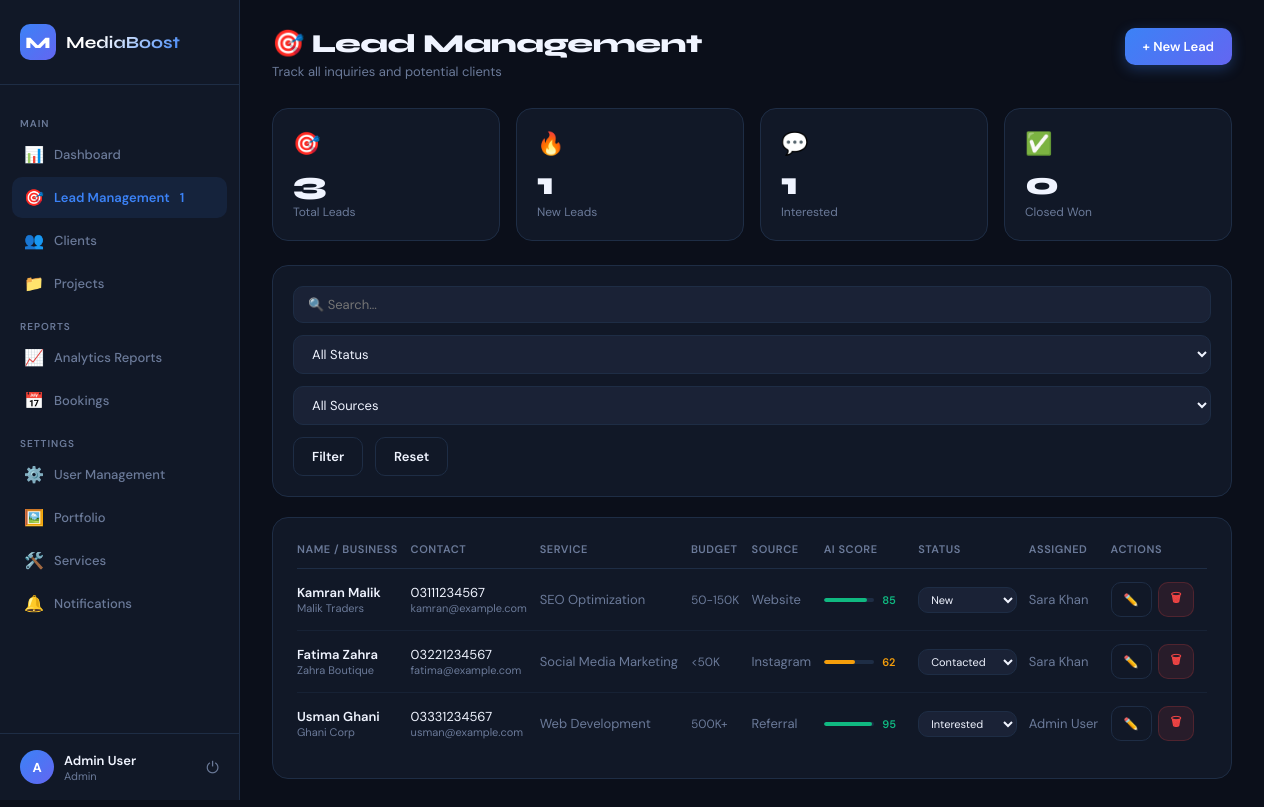
Page /admin/leads.php (signed in) on the committed database.
### tables this page shows
CREATE TABLE users (
    id          INT AUTO_INCREMENT PRIMARY KEY,
    name        VARCHAR(100) NOT NULL,
    email       VARCHAR(150) NOT NULL UNIQUE,
    password    VARCHAR(255) NOT NULL,
    role        ENUM('admin','manager','employee') DEFAULT 'employee',
    phone       VARCHAR(20),
    is_active   TINYINT(1) DEFAULT 1,
    created_at  TIMESTAMP DEFAULT CURRENT_TIMESTAMP,
    updated_at  TIMESTAMP DEFAULT CURRENT_TIMESTAMP ON UPDATE CURRENT_TIMESTAMP
);

CREATE TABLE leads (
    id              INT AUTO_INCREMENT PRIMARY KEY,
    name            VARCHAR(100) NOT NULL,
    email           VARCHAR(150),
    phone           VARCHAR(20),
    business_name   VARCHAR(150),
    service_interest VARCHAR(100),
    budget          ENUM('under_50k','50k_150k','150k_500k','500k_plus') DEFAULT 'under_50k',
    source          ENUM('website','whatsapp','referral','facebook','instagram','other') DEFAULT 'website',
    status          ENUM('new','contacted','interested','negotiation','closed_won','closed_lost','junk') DEFAULT 'new',
    notes           TEXT,
    assigned_to     INT,
    ai_score        TINYINT DEFAULT 0,             
    follow_up_date  DATE,
    created_at      TIMESTAMP DEFAULT CURRENT_TIMESTAMP,
    updated_at      TIMESTAMP DEFAULT CURRENT_TIMESTAMP ON UPDATE CURRENT_TIMESTAMP,
    FOREIGN KEY (assigned_to) REFERENCES users(id) ON DELETE SET NULL
);

### includes/auth.php (called while the page is built, shortened)
<?php
function currentUser(): array {
    return ['id'=>$_SESSION['user_id']??null,'name'=>$_SESSION['user_name']??'Guest','role'=>$_SESSION['user_role']??null,'type'=>$_SESSION['user_type']??null];
}

### admin/leads.php (the view, shortened to what this page needs)
<?php
require_once '../includes/auth.php';
$db   = getDB();
$user = currentUser();
if($_SERVER['REQUEST_METHOD'] === 'GET') {
    $db->query("UPDATE leads SET status='contacted' WHERE status='new'");
}
$where="1=1"; $params=[];
$leads=$db->prepare("SELECT l.*,u.name AS assigned_name FROM leads l LEFT JOIN users u ON l.assigned_to=u.id WHERE $where ORDER BY l.created_at DESC");
$leads->execute($params); $leads=$leads->fetchAll();
$users=$db->query("SELECT id,name,role FROM users WHERE is_active=1")->fetchAll();
$total=$db->query("SELECT COUNT(*) FROM leads")->fetchColumn();
$new=$db->query("SELECT COUNT(*) FROM leads WHERE status='new'")->fetchColumn();
$interested=$db->query("SELECT COUNT(*) FROM leads WHERE status='interested'")->fetchColumn();
$won=$db->query("SELECT COUNT(*) FROM leads WHERE status='closed_won'")->fetchColumn();
?>
<!DOCTYPE html><html lang="en"><head>
</head><body>
<aside class="sidebar">
  <div class="sidebar-logo"><div class="logo-icon">M</div><span class="logo-name">MediaBoost</span></div>
  <nav class="nav">
    <div class="nav-section">Main</div>
    <a href="dashboard.php" class="nav-item <?php echo basename($_SERVER['PHP_SELF'])==='dashboard.php'?'active':''; ?>"><span class="nav-icon">📊</span> Dashboard</a>
    <a href="leads.php" class="nav-item <?php echo basename($_SERVER['PHP_SELF'])==='leads.php'?'active':''; ?>">
      <span class="nav-icon">🎯</span> Lead Management
      <?php
      $__seen_row = $db->prepare("SELECT created_at FROM notifications WHERE type='system' AND message='leads_seen_marker' AND user_id=? ORDER BY created_at DESC LIMIT 1");
      $__seen_row->execute([$user['id']]);
      $__seen_row = $__seen_row->fetch();
      $__last_seen_dt = $__seen_row ? $__seen_row['created_at'] : '2000-01-01';
      $__new_stmt = $db->prepare("SELECT COUNT(*) FROM leads WHERE status='new' AND created_at > ?");
      $__new_stmt->execute([$__last_seen_dt]);
      $__nb_leads = $__new_stmt->fetchColumn();
      if($__nb_leads>0): ?><span class="nav-badge"><?php echo $__nb_leads; ?></span><?php endif; ?>
    </a>
    <a href="clients.php" class="nav-item <?php echo basename($_SERVER['PHP_SELF'])==='clients.php'?'active':''; ?>"><span class="nav-icon">👥</span> Clients</a>
    <a href="projects.php" class="nav-item <?php echo basename($_SERVER['PHP_SELF'])==='projects.php'?'active':''; ?>"><span class="nav-icon">📁</span> Projects</a>
    <div class="nav-section">Reports</div>
    <a href="reports.php" class="nav-item <?php echo basename($_SERVER['PHP_SELF'])==='reports.php'?'active':''; ?>"><span class="nav-icon">📈</span> Analytics Reports</a>
    <a href="bookings.php" class="nav-item <?php echo basename($_SERVER['PHP_SELF'])==='bookings.php'?'active':''; ?>">
      <span class="nav-icon">📅</span> Bookings
    </a>
    <div class="nav-section">Settings</div>
    <a href="users.php" class="nav-item <?php echo basename($_SERVER['PHP_SELF'])==='users.php'?'active':''; ?>"><span class="nav-icon">⚙️</span> User Management</a>
    <a href="portfolio.php" class="nav-item <?php echo basename($_SERVER['PHP_SELF'])==='portfolio.php'?'active':''; ?>"><span class="nav-icon">🖼️</span> Portfolio</a>
    <a href="services.php" class="nav-item <?php echo basename($_SERVER['PHP_SELF'])==='services.php'?'active':''; ?>"><span class="nav-icon">🛠️</span> Services</a>
    <a href="notifications.php" class="nav-item <?php echo basename($_SERVER['PHP_SELF'])==='notifications.php'?'active':''; ?>">
      <span class="nav-icon">🔔</span> Notifications
    </a>
  </nav>
  <div class="sidebar-user">
    <div class="user-avatar"><?php echo strtoupper($user['name'][0]); ?></div>
    <div class="user-info"><div class="user-name"><?php echo htmlspecialchars($user['name']); ?></div><div class="user-role"><?php echo $user['role']; ?></div></div>
    <a href="../logout.php" class="logout-btn" title="Logout">⏻</a>
  </div>
</aside>
<main class="main">
  <div class="page-header">
    <div><div class="page-title">🎯 Lead Management</div><div class="page-sub">Track all inquiries and potential clients</div></div>
    <button class="btn btn-primary" onclick="openModal('addModal')">+ New Lead</button>
  </div>
  <div class="stats-grid">
    <div class="stat-card"><div class="stat-icon">🎯</div><div class="stat-value"><?= $total ?></div><div class="stat-label">Total Leads</div></div>
    <div class="stat-card"><div class="stat-icon">🔥</div><div class="stat-value"><?= $new ?></div><div class="stat-label">New Leads</div></div>
    <div class="stat-card"><div class="stat-icon">💬</div><div class="stat-value"><?= $interested ?></div><div class="stat-label">Interested</div></div>
    <div class="stat-card"><div class="stat-icon">✅</div><div class="stat-value"><?= $won ?></div><div class="stat-label">Closed Won</div></div>
  </div>
  <form method="GET" class="filters">
    <input class="filter-input" style="flex:1;min-width:180px" type="text" name="search" placeholder="🔍 Search..." value="<?= htmlspecialchars($_GET['search']??'') ?>">
    <select class="filter-input" name="status">
      <option value="">All Status</option>
    </select>
    <select class="filter-input" name="source">
      <option value="">All Sources</option>
    </select>
    <button type="submit" class="btn btn-ghost">Filter</button>
    <a href="leads.php" class="btn btn-ghost">Reset</a>
  </form>
  <div class="card">
    <table>
      <thead><tr><th>Name / Business</th><th>Contact</th><th>Service</th><th>Budget</th><th>Source</th><th>AI Score</th><th>Status</th><th>Assigned</th><th>Actions</th></tr></thead>
      <tbody>
      <?php foreach($leads as $lead): ?>
        <?php $score=$lead['ai_score'];$sc=$score>=75?'#10b981':($score>=50?'#f59e0b':'#ef4444'); ?>
        <tr>
          <td><div style="font-weight:600"><?= htmlspecialchars($lead['name']) ?></div><div style="font-size:11px;color:var(--muted)"><?= htmlspecialchars($lead['business_name']??'—') ?></div></td>
          <td><div><?= htmlspecialchars($lead['phone']??'—') ?></div><div style="font-size:11px;color:var(--muted)"><?= htmlspecialchars($lead['email']??'') ?></div></td>
          <td style="color:var(--muted)"><?= htmlspecialchars($lead['service_interest']??'—') ?></td>
          <td style="font-size:12px;color:var(--muted)"><?= str_replace(['under_50k','50k_150k','150k_500k','500k_plus'],['<50K','50-150K','150-500K','500K+'],$lead['budget']??'—') ?></td>
          <td style="text-transform:capitalize;color:var(--muted)"><?= $lead['source'] ?></td>
          <td><div class="score-wrap"><div class="score-bar"><div class="score-fill" style="width:<?= $score ?>%;background:<?= $sc ?>"></div></div><span class="score-num" style="color:<?= $sc ?>"><?= $score ?></span></div></td>
          <td>
            <select class="filter-input" style="padding:4px 8px;font-size:11px" onchange="changeStatus(<?= $lead['id'] ?>,this.value)">
              <?php foreach(['new','contacted','interested','negotiation','closed_won','closed_lost','junk'] as $s): ?><option value="<?= $s ?>" <?= $lead['status']===$s?'selected':'' ?>><?= ucfirst(str_replace('_',' ',$s)) ?></option><?php endforeach; ?>
            </select>
          </td>
          <td style="color:var(--muted)"><?= htmlspecialchars($lead['assigned_name']??'—') ?></td>
          <td><div style="display:flex;gap:6px">
            <a href="leads.php?edit=<?= $lead['id'] ?>" class="btn btn-ghost btn-sm">✏️</a>
            <form method="POST" style="display:inline" onsubmit="return confirm('Are you sure you want to delete?')">
              <button type="submit" class="btn btn-danger btn-sm">🗑</button>
            </form>
          </div></td>
        </tr>
      <?php endforeach; ?>
      </tbody>
    </table>
  </div>
</main>
</body></html>

### rows in the picture
users: name "A", name "Admin User", role "Admin"
leads: name "Kamran Malik", business_name "Malik Traders", phone "03111234567", email "kamran@example.com", service_interest "SEO Optimization", budget "50-150K", source "Website", ai_score "85", status+id "New", assigned_to.name "Sara Khan"
leads: name "Fatima Zahra", business_name "Zahra Boutique", phone "03221234567", email "fatima@example.com", service_interest "Social Media Marketing", budget "<50K", source "Instagram", ai_score "62", status+id "Contacted", assigned_to.name "Sara Khan"
leads: name "Usman Ghani", business_name "Ghani Corp", phone "03331234567", email "usman@example.com", service_interest "Web Development", budget "500K+", source "Referral", ai_score "95", status+id "Interested", assigned_to.name "Admin User"

### other values in the picture
$__nb_leads "1"
$total "3"
$new "1"
$interested "1"
$won "0"
